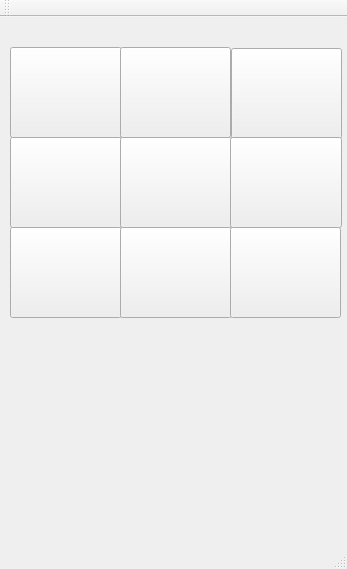
<?xml version="1.0" encoding="UTF-8"?>
<ui version="4.0">
 <class>MainWindow</class>
 <widget class="QMainWindow" name="MainWindow">
  <property name="geometry">
   <rect>
    <x>0</x>
    <y>0</y>
    <width>347</width>
    <height>569</height>
   </rect>
  </property>
  <property name="windowTitle">
   <string>Tic Tac Toe</string>
  </property>
  <widget class="QWidget" name="centralWidget">
   <widget class="QPushButton" name="pushButton">
    <property name="geometry">
     <rect>
      <x>10</x>
      <y>30</y>
      <width>112</width>
      <height>91</height>
     </rect>
    </property>
    <property name="font">
     <font>
      <pointsize>40</pointsize>
     </font>
    </property>
    <property name="text">
     <string/>
    </property>
   </widget>
   <widget class="QPushButton" name="pushButton_2">
    <property name="geometry">
     <rect>
      <x>120</x>
      <y>30</y>
      <width>111</width>
      <height>91</height>
     </rect>
    </property>
    <property name="font">
     <font>
      <pointsize>40</pointsize>
     </font>
    </property>
    <property name="text">
     <string/>
    </property>
   </widget>
   <widget class="QPushButton" name="pushButton_3">
    <property name="geometry">
     <rect>
      <x>231</x>
      <y>31</y>
      <width>111</width>
      <height>91</height>
     </rect>
    </property>
    <property name="font">
     <font>
      <pointsize>40</pointsize>
     </font>
    </property>
    <property name="text">
     <string/>
    </property>
   </widget>
   <widget class="QPushButton" name="pushButton_4">
    <property name="geometry">
     <rect>
      <x>10</x>
      <y>120</y>
      <width>112</width>
      <height>91</height>
     </rect>
    </property>
    <property name="font">
     <font>
      <pointsize>40</pointsize>
     </font>
    </property>
    <property name="text">
     <string/>
    </property>
   </widget>
   <widget class="QPushButton" name="pushButton_5">
    <property name="geometry">
     <rect>
      <x>120</x>
      <y>120</y>
      <width>112</width>
      <height>91</height>
     </rect>
    </property>
    <property name="font">
     <font>
      <pointsize>40</pointsize>
     </font>
    </property>
    <property name="text">
     <string/>
    </property>
   </widget>
   <widget class="QPushButton" name="pushButton_6">
    <property name="geometry">
     <rect>
      <x>230</x>
      <y>120</y>
      <width>112</width>
      <height>91</height>
     </rect>
    </property>
    <property name="font">
     <font>
      <pointsize>40</pointsize>
     </font>
    </property>
    <property name="text">
     <string/>
    </property>
   </widget>
   <widget class="QPushButton" name="pushButton_7">
    <property name="geometry">
     <rect>
      <x>10</x>
      <y>210</y>
      <width>112</width>
      <height>91</height>
     </rect>
    </property>
    <property name="font">
     <font>
      <pointsize>40</pointsize>
     </font>
    </property>
    <property name="text">
     <string/>
    </property>
   </widget>
   <widget class="QPushButton" name="pushButton_8">
    <property name="geometry">
     <rect>
      <x>120</x>
      <y>210</y>
      <width>112</width>
      <height>91</height>
     </rect>
    </property>
    <property name="font">
     <font>
      <pointsize>40</pointsize>
     </font>
    </property>
    <property name="text">
     <string/>
    </property>
   </widget>
   <widget class="QPushButton" name="pushButton_9">
    <property name="geometry">
     <rect>
      <x>230</x>
      <y>210</y>
      <width>111</width>
      <height>91</height>
     </rect>
    </property>
    <property name="font">
     <font>
      <pointsize>40</pointsize>
     </font>
    </property>
    <property name="text">
     <string/>
    </property>
   </widget>
   <widget class="QLabel" name="label">
    <property name="geometry">
     <rect>
      <x>90</x>
      <y>370</y>
      <width>191</width>
      <height>61</height>
     </rect>
    </property>
    <property name="font">
     <font>
      <pointsize>30</pointsize>
     </font>
    </property>
    <property name="text">
     <string/>
    </property>
   </widget>
  </widget>
  <widget class="QMenuBar" name="menuBar">
   <property name="geometry">
    <rect>
     <x>0</x>
     <y>0</y>
     <width>347</width>
     <height>22</height>
    </rect>
   </property>
  </widget>
  <widget class="QToolBar" name="mainToolBar">
   <attribute name="toolBarArea">
    <enum>TopToolBarArea</enum>
   </attribute>
   <attribute name="toolBarBreak">
    <bool>false</bool>
   </attribute>
  </widget>
  <widget class="QStatusBar" name="statusBar"/>
 </widget>
 <layoutdefault spacing="6" margin="11"/>
 <resources/>
 <connections/>
</ui>
